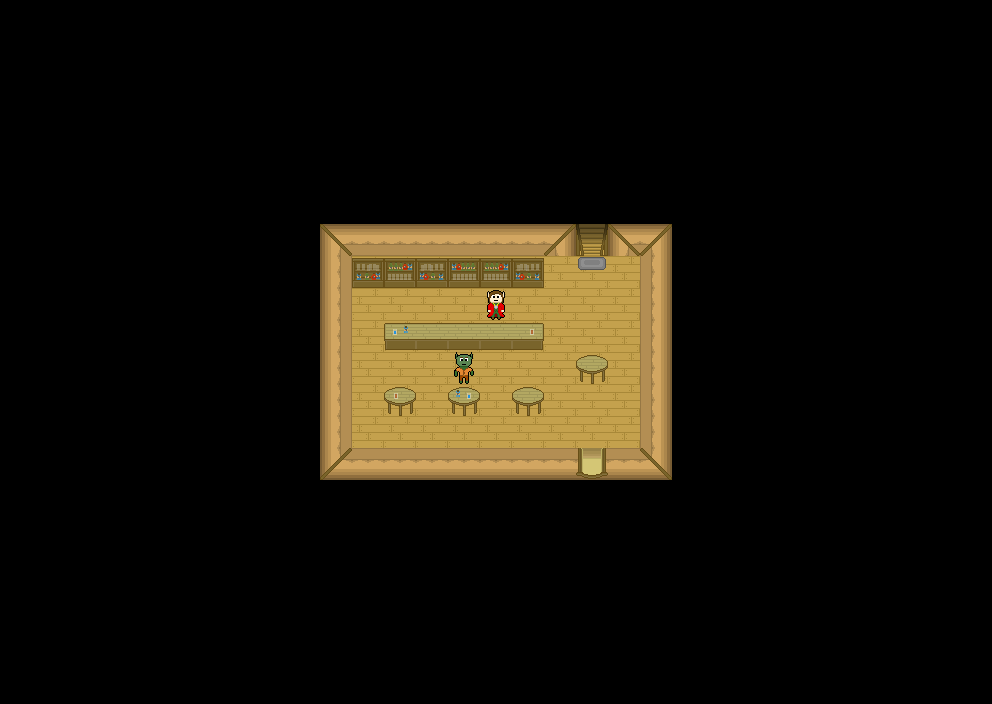

A 2D game scene composited from a Tiled map and its tileset images. What follows is a short description and the map's XML, with each tile layer's data collapsed to a summary:
An orthogonal 31x22 tile map with 32x32 px tiles, 4 tile layers (ground, detail 1, detail 2, detail 3), 1 hidden layer not drawn, 4 tilesets and 5 objects (inn_02, town_01, character, npc_1, npc_3).

<map version="1.0" tiledversion="1.1.2" orientation="orthogonal" renderorder="right-down" width="31" height="22" tilewidth="32" tileheight="32" infinite="0" nextobjectid="8">
 <tileset firstgid="1" source="tileset_inn_v01.tsx" />
 <tileset firstgid="37" source="tileset_dusty_v02.tsx" />
 <tileset firstgid="77" source="tileset_mining_v01.tsx" />
 <tileset firstgid="92" source="tileset_town_v01.tsx" />
 <layer name="ground" width="31" height="22">
  <data>[682 cells, 682 non-empty, 10 distinct tile ids]</data>
 </layer>
 <objectgroup name="doors" visible="0">
  <object id="4" name="door" type="inn_02" x="565.057" y="197.562" width="51.5918" height="43.1907">
   <properties>
    <property name="target_x" type="int" value="800" />
    <property name="target_y" type="int" value="288" />
   </properties>
  </object>
  <object id="5" name="door" type="town_01" x="577.333" y="461.333" width="30" height="18">
   <properties>
    <property name="target_x" type="int" value="1856" />
    <property name="target_y" type="int" value="548" />
   </properties>
  </object>
 </objectgroup>
 <objectgroup name="character" visible="0">
  <object id="6" name="character" x="580.61" y="317.963" visible="0" />
 </objectgroup>
 <layer name="detail 1" width="31" height="22">
  <data>[682 cells, 20 non-empty, 11 distinct tile ids]</data>
 </layer>
 <layer name="walls" width="31" height="22" visible="0">
  <properties>
   <property name="collidable" type="bool" value="true" />
  </properties>
  <data>[682 cells, 51 non-empty, 1 distinct tile ids]</data>
 </layer>
 <objectgroup name="objects" visible="0">
  <object id="1" name="npc_1" x="481.569" y="287.211" width="28.4301" height="34.063" />
  <object id="2" name="npc_3" x="447.879" y="350.572" width="33.0514" height="34.4728" />
 </objectgroup>
 <layer name="detail 2" width="31" height="22">
  <data>[682 cells, 5 non-empty, 3 distinct tile ids]</data>
 </layer>
 <layer name="detail 3" width="31" height="22">
  <data>[682 cells, 1 non-empty, 1 distinct tile ids]</data>
 </layer>
</map>
